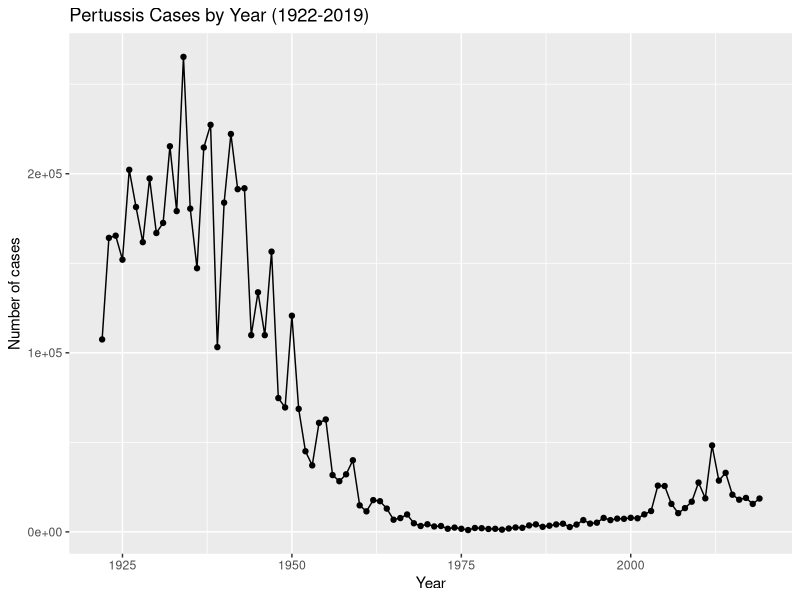
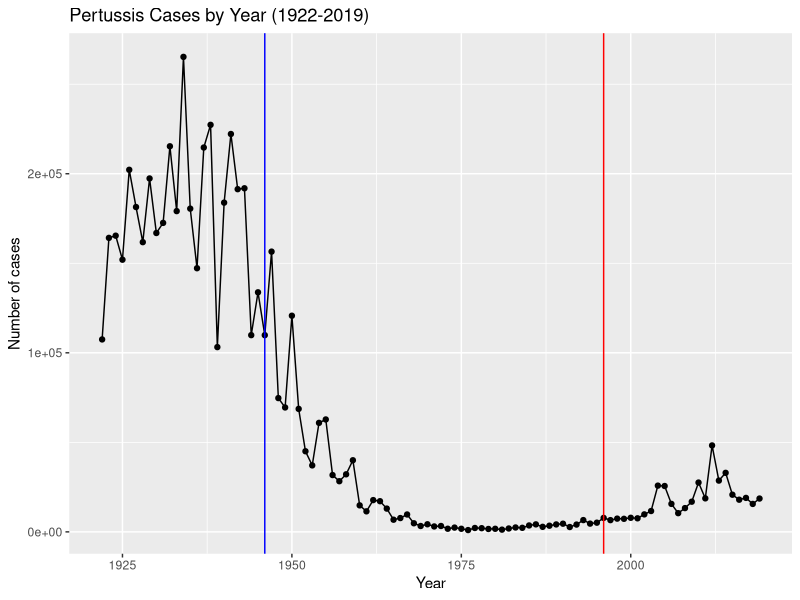

These charts were generated, in order, by the following R code: (Note: this script raises an error after producing the figures.)
## ---- chunk 1
cdc <- data.frame(
                                            Year = c(1922L,1923L,1924L,
                                                     1925L,1926L,1927L,1928L,
                                                     1929L,1930L,1931L,1932L,
                                                     1933L,1934L,1935L,1936L,
                                                     1937L,1938L,1939L,1940L,
                                                     1941L,1942L,1943L,1944L,
                                                     1945L,1946L,1947L,1948L,
                                                     1949L,1950L,1951L,
                                                     1952L,1953L,1954L,1955L,
                                                     1956L,1957L,1958L,1959L,
                                                     1960L,1961L,1962L,1963L,
                                                     1964L,1965L,1966L,1967L,
                                                     1968L,1969L,1970L,1971L,
                                                     1972L,1973L,1974L,1975L,
                                                     1976L,1977L,1978L,
                                                     1979L,1980L,1981L,1982L,
                                                     1983L,1984L,1985L,1986L,
                                                     1987L,1988L,1989L,1990L,
                                                     1991L,1992L,1993L,1994L,
                                                     1995L,1996L,1997L,1998L,
                                                     1999L,2000L,2001L,2002L,
                                                     2003L,2004L,2005L,
                                                     2006L,2007L,2008L,2009L,
                                                     2010L,2011L,2012L,2013L,
                                                     2014L,2015L,2016L,2017L,
                                                     2018L,2019L),
                    Cases = c(107473,164191,165418,
                                                     152003,202210,181411,
                                                     161799,197371,166914,172559,
                                                     215343,179135,265269,
                                                     180518,147237,214652,
                                                     227319,103188,183866,222202,
                                                     191383,191890,109873,
                                                     133792,109860,156517,74715,
                                                     69479,120718,68687,
                                                     45030,37129,60886,62786,
                                                     31732,28295,32148,40005,
                                                     14809,11468,17749,17135,
                                                     13005,6799,7717,9718,
                                                     4810,3285,4249,3036,3287,
                                                     1759,2402,1738,1010,
                                                     2177,2063,1623,1730,1248,
                                                     1895,2463,2276,3589,
                                                     4195,2823,3450,4157,4570,
                                                     2719,4083,6586,4617,
                                                     5137,7796,6564,7405,7298,
                                                     7867,7580,9771,11647,
                                                     25827,25616,15632,10454,
                                                     13278,16858,27550,18719,
                                                     48277,28639,32971,20762,
                                                     17972,18975,15609,18617)
                  )

head(cdc)


## ---- chunk 2
library(ggplot2)
cases_plot <- ggplot(cdc) +
  aes(Year, Cases) +
  geom_point() +
  geom_line() +
  labs(x="Year",
       y="Number of cases",
       title="Pertussis Cases by Year (1922-2019)")

cases_plot
## ---- chunk 3
cases_plot + 
  geom_vline(xintercept=1996, col="red") +
  geom_vline(xintercept=1946, col="blue")
## ---- chunk 4
# Allows us to read, write and process JSON data
library(jsonlite)
subject <- read_json("https://www.cmi-pb.org/api/subject", simplifyVector = TRUE) 
head(subject, 3)
## ---- chunk 5
table(subject$infancy_vac)
## ---- chunk 6
table(subject$biological_sex)
## ---- chunk 7
table(subject$biological_sex, subject$race)
## ---- chunk 8
library(lubridate)
## ---- chunk 9
subject$age <- time_length(today() - ymd(subject$year_of_birth), "years")

print(paste("the average age of wP individuals is", mean(subject[subject$infancy_vac=="wP", "age"])))
print(paste("the average age of aP individuals is", mean(subject[subject$infancy_vac=="aP", "age"])))

t.test(subject[subject$infancy_vac=="wP", "age"], subject[subject$infancy_vac=="aP", "age"], paired=FALSE, alternative="two.sided")
## ---- chunk 10
subject$age_at_boost <- time_length( ymd(subject$date_of_boost) - ymd(subject$year_of_birth), "years")

subject$age_at_boost
## ---- chunk 11
ggplot(subject) +
  aes(time_length(age, "year"),
      fill=as.factor(infancy_vac)) +
  geom_histogram(show.legend=FALSE) +
  facet_wrap(vars(infancy_vac), nrow=2) 
## ---- chunk 12
specimen <- read_json("https://www.cmi-pb.org/api//specimen", simplifyVector = TRUE) 
titer <- read_json("https://www.cmi-pb.org/api/ab_titer", simplifyVector = TRUE) 
## ---- chunk 13
library(dplyr)
meta <- left_join(specimen, subject)
dim(meta)
head(meta)
## ---- chunk 14
abdata <- inner_join(titer, meta)
dim(abdata)
## ---- chunk 15
table(abdata$isotype)
## ---- chunk 16
table(abdata$visit)
## ---- chunk 17
ig1 <- abdata %>% filter(isotype == "IgG1", visit!=8)
head(ig1)
## ---- chunk 18
ggplot(ig1) +
  aes(MFI, antigen) +
  geom_boxplot() + 
  facet_wrap(vars(visit), nrow=2)
## ---- chunk 19
filter(ig1, antigen=="Measles") %>%
  ggplot() +
  aes(MFI, col=infancy_vac) +
  geom_boxplot(show.legend = FALSE) +
  facet_wrap(vars(visit)) +
  theme_bw()
## ---- chunk 20
filter(ig1, antigen=="FIM2/3") %>%
  ggplot() +
  aes(MFI, col=infancy_vac) +
  geom_boxplot(show.legend = FALSE) +
  facet_wrap(vars(visit)) +
  theme_bw()
## ---- chunk 21
url <- "https://www.cmi-pb.org/api/v2/rnaseq?versioned_ensembl_gene_id=eq.ENSG00000211896.7"

rna <- read_json(url, simplifyVector = TRUE) 
ssrna <- inner_join(rna, meta)
## ---- chunk 22
ggplot(ssrna) +
  aes(visit, tpm, group=subject_id) +
  geom_point() +
  geom_line(alpha=0.2)
## ---- chunk 23
ggplot(ssrna) +
  aes(tpm, col=infancy_vac) +
  geom_boxplot() +
  facet_wrap(vars(visit))
## ---- chunk 24
ssrna %>%  
  filter(visit==4) %>% 
  ggplot() +
    aes(tpm, col=infancy_vac) + geom_density() + 
    geom_rug() 
